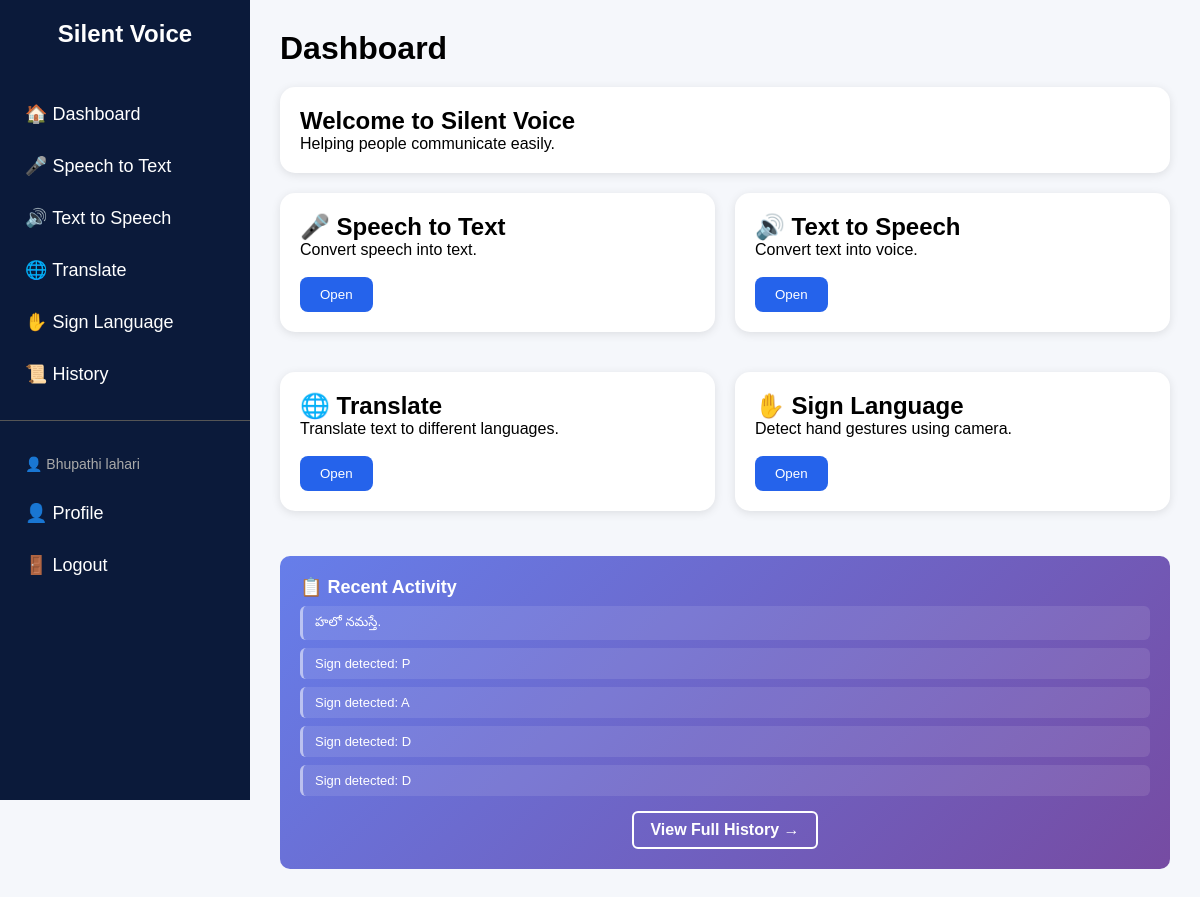
/ (signed in), run on the app's committed database.
### tables this page shows
CREATE TABLE history (
    id INTEGER PRIMARY KEY AUTOINCREMENT,
    text TEXT
, username TEXT, created_at TIMESTAMP);

### app.py (the view)
@app.route("/")
def dashboard():
    username = session.get('username')
    if not username:
        return redirect(url_for('login'))
    history = []
    conn = get_db()
    cursor = conn.cursor()
    cursor.execute("SELECT id, username, text, created_at FROM history WHERE username = ? ORDER BY id DESC LIMIT 5", (username,))
    history = cursor.fetchall()
    conn.close()
    return render_template("dashboard.html", username=username, history=history)

### app.py (called while the page is built)
def get_db():
    return sqlite3.connect("data.db")

@app.context_processor
def inject_user():
    return dict(username=session.get('username'))

### templates/dashboard.html (shortened to what this page needs)
{% extends "base.html" %}
{% block content %}
<h1 style="margin-bottom:20px;">Dashboard</h1>
<div class="card">
    <h2>Welcome to Silent Voice</h2>
    <p>Helping people communicate easily.</p>
</div>
{% if username %}
<div style="display:grid;
            grid-template-columns:repeat(2,1fr);
            gap:20px;">
    <div class="card">
        <h2>🎤 Speech to Text</h2>
        <p>Convert speech into text.</p>
        <br>
        <a href="/speech-to-text">
            <button>Open</button>
        </a>
    </div>
    <div class="card">
        <h2>🔊 Text to Speech</h2>
        <p>Convert text into voice.</p>
        <br>
        <a href="/text-to-speech">
            <button>Open</button>
        </a>
    </div>
    <div class="card">
        <h2>🌐 Translate</h2>
        <p>Translate text to different languages.</p>
        <br>
        <a href="/translate-page">
            <button>Open</button>
        </a>
    </div>
    <div class="card">
        <h2>✋ Sign Language</h2>
        <p>Detect hand gestures using camera.</p>
        <br>
        <a href="/sign-language">
            <button>Open</button>
        </a>
    </div>
</div>
{% if history %}
<div class="recent-activity">
    <h3>📋 Recent Activity</h3>
    {% for item in history %}
        <div class="activity-item">
            <div>{{ item[2] }}</div>
        </div>
    {% endfor %}
    <div class="view-all-link">
        <a href="/history-page">View Full History →</a>
    </div>
</div>
{% endif %}
{% endif %}
{% endblock %}

### templates/base.html (style rules this page uses)
* { margin:0; padding:0; box-sizing:border-box; font-family: Arial; }
body { display:flex; background:#f5f7fb; }
.card { background:white; padding:20px; border-radius:15px; margin-bottom:20px; box-shadow:0px 2px 10px rgba(0,0,0,0.1); }
button { background:#2563eb; color:white; border:none; padding:10px 20px; border-radius:8px; cursor:pointer; }

### templates/dashboard.html (style rules this page uses)
.recent-activity { background: linear-gradient(135deg, #667eea 0%, #764ba2 100%); color: white; padding: 20px; border-radius: 10px; margin-top: 25px; }
.recent-activity h3 { margin-top: 0; font-size: 18px; display: flex; align-items: center; gap: 10px; }
.activity-item { background: rgba(255, 255, 255, 0.1); padding: 8px 12px; margin: 8px 0; border-radius: 6px; font-size: 13px; border-left: 3px solid rgba(255, 255, 255, 0.5); }
.view-all-link { text-align: center; margin-top: 15px; }
.view-all-link a { color: white; text-decoration: none; font-weight: bold; padding: 8px 16px; border: 2px solid white; border-radius: 6px; display: inline-block; transition: all 0.3s ease; }

### data on the page
history: text "హలో నమస్తే."
history: text "Sign detected: P"
history: text "Sign detected: A"
history: text "Sign detected: D"
history: text "Sign detected: D"

### other printed values
{{ username }} "Bhupathi lahari"
